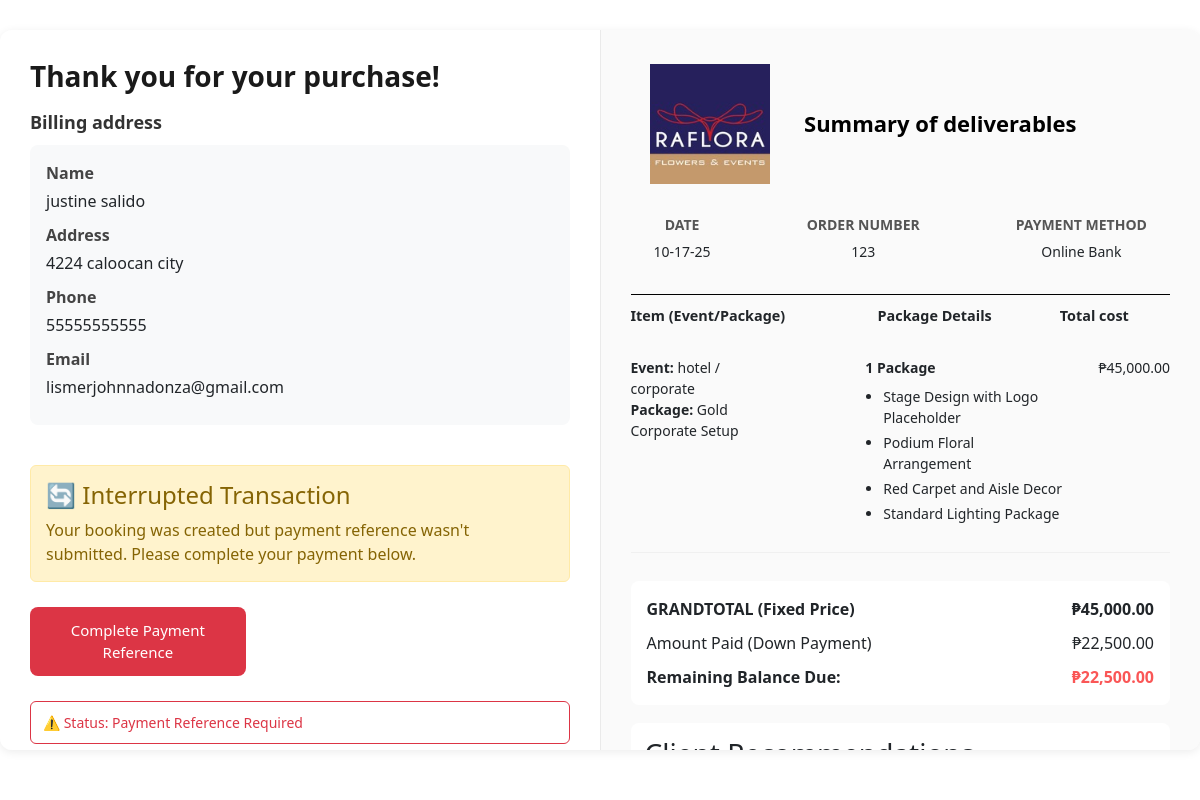
The page /user/billing.php?order_id=123&trigger_modal=1 (signed in) on the database its author committed.
### tables this page shows
CREATE TABLE `booking_tbl` (
  `booking_id` int(11) NOT NULL,
  `user_id` bigint(50) NOT NULL,
  `package_id` int(11) NOT NULL,
  `full_name` varchar(100) NOT NULL,
  `mobile_number` varchar(20) NOT NULL,
  `email` varchar(100) NOT NULL,
  `address` varchar(255) NOT NULL,
  `event_theme` varchar(50) NOT NULL,
  `packages` varchar(100) NOT NULL,
  `event_date` date NOT NULL,
  `event_time` time NOT NULL,
  `recommendations` text DEFAULT NULL,
  `design_document_path` varchar(255) DEFAULT NULL,
  `price_details` text DEFAULT NULL,
  `final_price` decimal(10,2) NOT NULL,
  `amount_due` decimal(10,2) NOT NULL,
  `payment_method` varchar(50) NOT NULL,
  `payment_details` varchar(100) DEFAULT NULL,
  `total_price` decimal(10,2) DEFAULT NULL,
  `payment_type` varchar(50) NOT NULL,
  `booking_status` varchar(50) NOT NULL DEFAULT 'UNPAID',
  `reference_number` varchar(100) DEFAULT NULL,
  `payment_proof_path` varchar(255) DEFAULT NULL,
  `amount_paid_submitted` decimal(10,2) DEFAULT NULL,
  `payment_date` datetime DEFAULT NULL,
  `created_at` timestamp NOT NULL DEFAULT current_timestamp(),
  `updated_at` timestamp NOT NULL DEFAULT current_timestamp() ON UPDATE current_timestamp(),
  `rejection_reason` text DEFAULT NULL
);

### user/billing.php (the view, shortened to what this page needs)
<?php
$db_host = 'localhost';
$db_name = 'raflora_enterprises';
$db_user = 'root';
$db_pass = '';
$orderId = intval($_GET['order_id']);
$conn = null;
try {
    $conn = new mysqli($db_host, $db_user, $db_pass, $db_name);
} catch (Exception $e) {
    die("Database Connection Error: " . $e->getMessage());
}
$booking = null;
$sql_booking = "SELECT user_id, full_name, mobile_number, email, address, event_theme, packages, design_document_path, event_date, event_time, recommendations, payment_method, payment_details, payment_type, total_price, amount_due, booking_status, reference_number, rejection_reason FROM booking_tbl WHERE booking_id = ?";
$stmt_booking = $conn->prepare($sql_booking);
$stmt_booking->bind_param("i", $orderId);
$stmt_booking->execute();
$result_booking = $stmt_booking->get_result();
if ($result_booking->num_rows > 0) {
    $booking = $result_booking->fetch_assoc();
} else {
    die("Error: Booking ID {$orderId} not found.");
}
$inclusions = "N/A";
if ($booking && !empty($booking['packages']) && !empty($booking['event_theme'])) {
    $sql_package = "SELECT inclusions FROM package_details_tbl WHERE package_name = ? AND event_type = ?";
    $stmt_package = $conn->prepare($sql_package);
    $stmt_package->bind_param("ss", $booking['packages'], $booking['event_theme']);
    $stmt_package->execute();
    $result_package = $stmt_package->get_result();
    if ($row_package = $result_package->fetch_assoc()) {
        $inclusions = $row_package['inclusions'];
    }
}
$showPaymentModal = false;
if (isset($_GET['trigger_modal']) && $_GET['trigger_modal'] == 1) {
    if ($booking && $booking['booking_status'] === 'PENDING_ORDER_CONFIRMATION') {
        $showPaymentModal = true;
    }
}
function format_price($price) {
    return '₱' . number_format($price, 2);
}
$totalPrice = (float)$booking['total_price'];
$amountDue = (float)$booking['amount_due'];
$remainingBalance = $totalPrice - $amountDue;
$formattedDate = date('m-d-y', strtotime($booking['event_date']));
?>
<!DOCTYPE html>
<html lang="en">
<head>
    <link rel="stylesheet" href="../assets/css/user/billing_modal.css">
    <link rel="stylesheet" href="../assets/css/user/billing.css">
    <link href="https://cdn.jsdelivr.net/npm/bootstrap@5.3.0/dist/css/bootstrap.min.css" rel="stylesheet">
</head>
<body>
  <div class="billing-container">
    <aside class="billing-left">
        <h1 style="font-size:28px; font-weight:800; margin-bottom:12px;">Thank you for your purchase!</h1>
        <h3 style="font-size:18px; margin-top:18px;">Billing address</h3>
        <div class="billing-address" style="margin-top:12px;">
            <p><strong>Name</strong><?php echo htmlspecialchars($booking['full_name']); ?></p>
            <p><strong>Address</strong><?php echo htmlspecialchars($booking['address']); ?></p>
            <p><strong>Phone</strong><?php echo htmlspecialchars($booking['mobile_number']); ?></p>
            <p><strong>Email</strong><?php echo htmlspecialchars($booking['email']); ?></p>
        </div>
        <div style="margin-top: 40px;">
            <?php if ($booking['booking_status'] == 'PENDING_ORDER_CONFIRMATION'): ?>
                <?php if ($showPaymentModal): ?>
                    <div class="interrupted-transaction-notice">
                        <h4>🔄 Interrupted Transaction</h4>
                        <p>Your booking was created but payment reference wasn't submitted. Please complete your payment below.</p>
                    </div>
                <?php endif; ?>
                <button class="submit-payment-btn" onclick="openBillingPaymentModal()" style="margin-top:25px; margin-bottom:25px; width:40%; <?php echo $showPaymentModal ? 'background: #dc3545; border-color: #dc3545;' : ''; ?>">
                     <?php echo $showPaymentModal ? 'Complete Payment Reference' : 'Submit Payment Reference'; ?>
                </button>
                <div class="status-indicator" style="margin-top:12px; <?php echo $showPaymentModal ? 'color: #dc3545;' : ''; ?>">
                    <?php echo $showPaymentModal ? '⚠️ Status: Payment Reference Required' : 'Status: Waiting for Payment Reference Submission'; ?>
                </div>
            <?php elseif ($booking['booking_status'] == 'PENDING_PAYMENT_VERIFICATION'): ?>
                <a href="../user/my_bookings.php" class="proceed-btn">View My Bookings</a>
                <div class="status-indicator" style="margin-top:12px;">Status: Waiting for Admin Payment Verification</div>
            <?php elseif ($booking['booking_status'] == 'APPROVED'): ?>
                <a href="../user/my_bookings.php" class="proceed-btn">View My Bookings</a>
                <div class="status-indicator" style="margin-top:25px; margin-bottom:25px; width:90%; background:#d4edda; border-color:#c3e6cb; color:#155724;">✅ Status: Booking Approved! Your event is confirmed.</div>
            <?php elseif ($booking['booking_status'] == 'COMPLETED'): ?>
                <a href="../user/my_bookings.php" class="proceed-btn">View My Bookings</a>
                <div class="status-indicator" style="margin-top:25px; margin-bottom:25px; width:90%; background:#e2e3e5; border-color:#d6d8db; color:#383d41;">✅ Status: Event Completed Successfully</div>
            <?php endif; ?>
        </div>
        <a href="#" class="feedback-link" id="showFeedbackCondition">Feedback and evaluation</a>
    </aside>
    <main class="billing-right">
        <div class="summary-header">
            <h2>Summary of deliverables</h2>
            <div>
                <img src="../assets/images/logo/raflora-logo.jpg" alt="RAFLORA Logo">
            </div>
            <div class="summary-info">
                <div><strong>Date</strong><div><?php echo $formattedDate; ?></div></div>
                <div><strong>Order number</strong><div><?php echo htmlspecialchars($orderId); ?></div></div>
                <div><strong>Payment method</strong><div><?php echo htmlspecialchars($booking['payment_method']); ?></div></div>
            </div>
        </div>
          <thead>
            <table class="sub-header">
                <tr>
                    <th>Item (Event/Package)</th>
                    <th>Package Details</th>
                    <th>Total cost</th>
                </tr>
            </table>
            </thead>
        <table class="summary-table">
            <tbody class="summary-body">
                <tr>
                    <td style="padding:12px 0;">
                        <strong>Event:</strong> <?php echo htmlspecialchars($booking['event_theme']); ?><br>
                        <strong>Package:</strong> <?php echo htmlspecialchars($booking['packages']); ?>
                    </td>
                    <td style="text-align:center; padding:12px 0;">
                    </td>
                    <td style="padding:12px 0;">
                        <span style="font-weight:bold;">1 Package</span>
                        <?php if ($inclusions !== 'N/A'): ?>
                            <ul class="inclusions-list" style="margin-top:8px; padding-left:18px;">
                                <?php
                                $items = preg_split('/<br\s*\/?>|\n/', $inclusions, -1, PREG_SPLIT_NO_EMPTY);
                                foreach ($items as $item) {
                                    echo '<li>' . trim($item) . '</li>';
                                }
                                ?>
                            </ul>
                        <?php else: ?>
                            <p style="font-style:italic; color:#777; margin-top:6px;">No detailed inclusions available.</p>
                        <?php endif; ?>
                    </td>
                    <td style="text-align:right; padding:12px 0;"><?php echo format_price($totalPrice); ?></td>
                </tr>
            </tbody>
        </table>
        <div style="margin-top:28px; padding:16px; background:#fff; border-radius:8px;">
            <div style="display:flex; justify-content:space-between; margin-bottom:10px;">
                <div><strong>GRANDTOTAL (Fixed Price)</strong></div>
                <div style="font-weight:800;"><?php echo format_price($totalPrice); ?></div>
            </div>
            <div style="display:flex; justify-content:space-between; margin-bottom:10px;">
                <div>Amount Paid (Down Payment)</div>
                <div><?php echo format_price($amountDue); ?></div>
            </div>
            <div style="display:flex; justify-content:space-between; margin-bottom:0;">
                <div><strong>Remaining Balance Due:</strong></div>
                <div style="font-weight:800; color:#fa5353fa;"><?php echo format_price($remainingBalance); ?></div>
            </div>
        </div>
        <div style="margin-top:18px; padding:14px; background:#fff; border-radius:8px;">
            <h3 style="margin:0 0 8px 0;">Client Recommendations</h3>
        </div>
    </main>
  </div>
</body>
</html>

### assets/css/user/billing_modal.css (style rules this page uses)
.interrupted-transaction-notice { background: #fff3cd; border: 1px solid #ffeaa7; padding: 15px; border-radius: 6px; margin-bottom: 15px; }
.interrupted-transaction-notice h4 { margin: 0 0 8px 0; color: #856404; }
.interrupted-transaction-notice p { margin: 0; color: #856404; }

### assets/css/user/billing.css (style rules this page uses)
* { margin: 0; padding: 0; box-sizing: border-box; }
body { font-family: "Poppins", sans-serif; background-color: #f8f9fa; color: #333; line-height: 1.5; }
.billing-container { display: flex; max-width: 1400px; margin: 30px auto; background: #fff; border-radius: 12px; box-shadow: 0 2px 10px rgba(0, 0, 0, 0.08); overflow: hidden; height: 90vh; }
.billing-left { flex: 1; width: 40%; min-width: 320px; background: #ffffff; border-right: 1px solid #eaeaea; padding: 30px; position: sticky; top: 0; height: 100vh; overflow-y: auto; }
.billing-left h1 { font-size: 28px; font-weight: 700; margin-bottom: 8px; color: #1a1a1a; }
.billing-left h3 { font-size: 18px; font-weight: 600; margin-top: 24px; margin-bottom: 12px; color: #333; }
.billing-address { margin-top: 12px; background: #f8f9fa; padding: 16px; border-radius: 8px; }
.billing-address p { margin-bottom: 10px; display: flex; flex-direction: column; }
.billing-address strong { font-weight: 600; margin-bottom: 4px; color: #444; }
.billing-left a { color: #262627; text-decoration: none; }
.View-book-btn, .submit-payment-btn { display: block; width: 30%; padding: 12px; border: none; border-radius: 8px; font-weight: 500; font-size: 15px; cursor: pointer; transition: all 0.2s ease; margin-top: 10px; text-align: center; }
.feedback-link { margin-top: 30px; font-size: larger; }
.proceed-btn, .submit-payment-btn { display: block; width: 30%; padding: 12px; border: none; border-radius: 8px; font-weight: 500; font-size: 15px; cursor: pointer; transition: all 0.2s ease; margin-top: 10px; text-align: center; }
.submit-payment-btn { background-color: #1976d2; color: white; }
.status-indicator { margin-top: 12px; padding: 10px 12px; border-radius: 6px; font-size: 14px; border: 1px solid; }
.billing-right { display: block; flex: 1; height: 100vh; padding: 30px; overflow-y: auto; background: #fafafa; }
.summary-header { display: flex; flex-direction: column; align-items: center; text-align: center; border-bottom: 1px solid #000; }
.summary-header img { height: 120px; width: auto; margin-top: -80px; margin-bottom: 8px; margin-right: 380px; }
.summary-header h2 { margin-top: 50px; font-size: 22px; font-weight: 600; margin-left: 80px; color: #000000; }
.summary-info { display: flex; justify-content: center; align-items: center; gap: 6rem; padding: 12px 16px; border-radius: 8px; text-align: center; margin-bottom: 20px; font-size: 14px; }
.summary-info div { display: flex; flex-direction: column; align-items: center; }
.summary-info strong { font-weight: 600; text-transform: uppercase; color: #555; margin-top: 10px; margin-bottom: 6px; }
.sub-header { margin-top: 10px; height: 20px; width: 100%; font-size: 0.9rem; }
.summary-table { display: block; width: 100%; margin-top: 18px; border-collapse: collapse; font-size: 14px; }
.summary-table td { padding: 16px 0; vertical-align: top; border-bottom: 1px solid #f0f0f0; }
.summary-table th:nth-child(2), .summary-table td:nth-child(2) { text-align: center; width: 15%; }
.summary-table th:nth-child(3), .summary-table td:nth-child(3) { margin-right: 4px; }
.summary-table th:nth-child(4), .summary-table td:nth-child(4) { text-align: center; width: 20%; }
.inclusions-list { margin-top: 8px; padding-left: 18px; }
.inclusions-list li { margin-bottom: 4px; }

### rows shown on the page
booking_tbl: full_name "justine salido", address "4224 caloocan city", mobile_number "55555555555", email "lismerjohnnadonza@gmail.com", event_date "10-17-25", payment_method "Online Bank", event_theme "hotel / corporate", packages "Gold Corporate Setup", total_price "₱45,000.00", amount_due "₱22,500.00", format_price($remainingBalance) "₱22,500.00"

### other values the page prints
$orderId "123"
$item "Stage Design with Logo Placeholder"
$item "Podium Floral Arrangement"
$item "Red Carpet and Aisle Decor"
$item "Standard Lighting Package"
